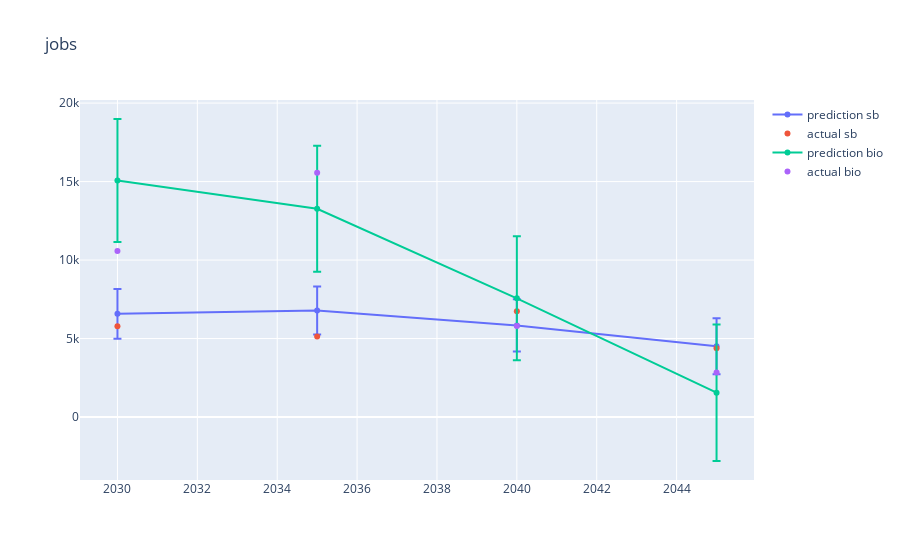

Source (notebook cell):
### Code cell
# plot actual output and gp predictions

import plotly.graph_objects as go
x = list(load_data_hi.index[(6-n_years):].to_numpy())
fig = go.Figure()
fig.add_trace(go.Scatter(x=x, y=vals_sb,error_y={"array":svals_sb},name="prediction sb"))
fig.add_trace(go.Scatter(x=x,y=output_sb,mode="markers",name="actual sb"))
fig.add_trace(go.Scatter(x=x, y=vals_bio,error_y={"array":svals_bio},name="prediction bio"))
fig.add_trace(go.Scatter(x=x,y=output_bio,mode="markers",name="actual bio"))
fig.update_layout(
    title=dict(text=oidx)
)

fig.show()

### Figure 1 — Plotly figure (JSON) as saved in the notebook; plotly's stock layout.template omitted (floating-point values rounded to 4 significant figures)
{"data": [{"error_y": {"array": [1587.0, 1532.0, 1660.0, 1783.0]}, "name": "prediction sb", "type": "scatter", "x": [2030, 2035, 2040, 2045], "y": [6573.0, 6783.0, 5836.0, 4504.0]}, {"mode": "markers", "name": "actual sb", "type": "scatter", "x": [2030, 2035, 2040, 2045], "y": [5780, 5129, 6739, 4378, 8831, 8241, 8041, 6283]}, {"error_y": {"array": [3922.0, 4014.0, 3953.0, 4350.0]}, "name": "prediction bio", "type": "scatter", "x": [2030, 2035, 2040, 2045], "y": [15060.0, 13270.0, 7564.0, 1549.0]}, {"mode": "markers", "name": "actual bio", "type": "scatter", "x": [2030, 2035, 2040, 2045], "y": [10571, 15561, 5801, 2833, 17380, 17437, 9171, 5871]}], "layout": {"title": {"text": "jobs"}}}
